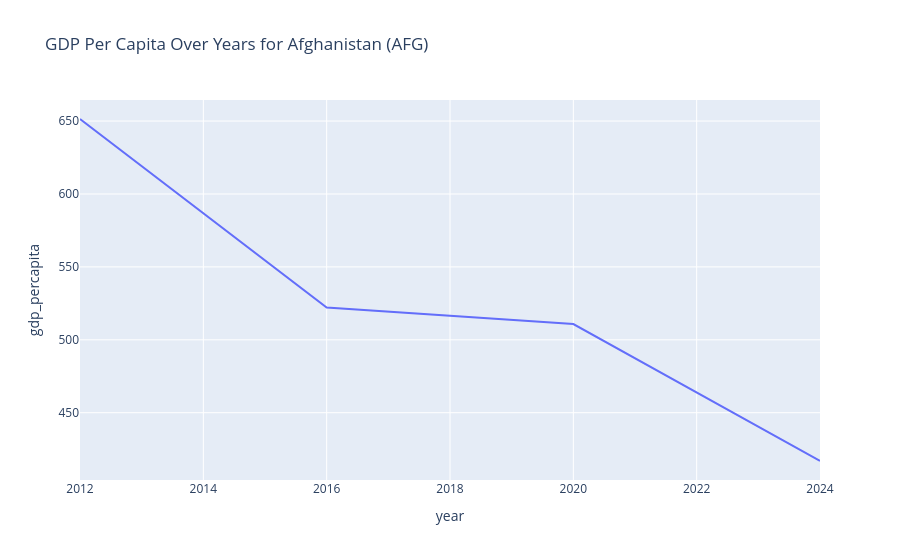

Source (notebook cell):
### Markdown cell above
> **Common Pitfall:** Matplotlib draws onto the current figure, so
> forgetting `plt.figure()` before a new plot (or forgetting
> `plt.show()` after) can cause charts to overlap or render in
> unexpected places. Start each chart with a fresh `plt.figure()`.

> **Common Pitfall:** A bar chart whose y-axis does not start at 0
> visually exaggerates differences. When you set `plt.ylim(...)`, keep
> the lower bound at 0 for bar charts unless you have a deliberate
> reason not to.

### Self-Check

By the end of this module, you should be able to:

- [ ] Create line and bar charts (vertical and horizontal) with
  Matplotlib
- [ ] Add labels, a title, gridlines, and adjust axis limits and tick
  marks
- [ ] Draw a histogram, boxplot, and violin plot with Seaborn
- [ ] Explain what each chart type reveals about a distribution or
  comparison
- [ ] Filter a DataFrame to the rows a chart needs before plotting

------------------------------------------------------------------------

# Module 5: Interactive Data Visualization with Plotly

## Walkthrough 5.1: Interactive Charts and Dashboards with Plotly

> **Common Pitfall:** If your Plotly charts show up blank in a Jupyter
> notebook, you likely skipped the
> `pyo.init_notebook_mode(connected=True)` step from the Kickoff. Run
> that offline-init cell once per session so the Plotly JavaScript is
> available.

### Basic interactive chart

### Code cell
# Filter data for a specific country
afg_data = economies[economies['code'] == 'AFG']

# Create an interactive line chart
fig = px.line(afg_data, x='year', y='gdp_percapita',
              title='GDP Per Capita Over Years for Afghanistan (AFG)')
fig.show();

### Figure 1 — Plotly figure (JSON) as saved in the notebook; plotly's stock layout.template omitted (floating-point values rounded to 4 significant figures)
{"data": [{"hovertemplate": "year=%{x}<br>gdp_percapita=%{y}<extra></extra>", "legendgroup": "", "line": {"color": "#636efa", "dash": "solid"}, "marker": {"symbol": "circle"}, "mode": "lines", "name": "", "orientation": "v", "showlegend": false, "type": "scatter", "x": [2012, 2016, 2020, 2024], "xaxis": "x", "y": [651.4, 522.1, 510.8, 416.9], "yaxis": "y"}], "layout": {"legend": {"tracegroupgap": 0}, "title": {"text": "GDP Per Capita Over Years for Afghanistan (AFG)"}, "xaxis": {"anchor": "y", "domain": [0.0, 1.0], "title": {"text": "year"}}, "yaxis": {"anchor": "x", "domain": [0.0, 1.0], "title": {"text": "gdp_percapita"}}}}
